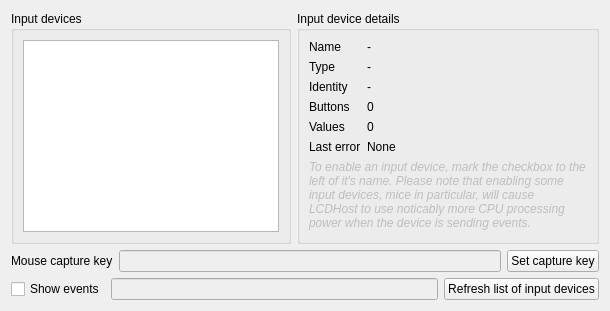
      <widget class="QWidget" name="inputTab">
       <attribute name="title">
        <string>Input</string>
       </attribute>
       <layout class="QVBoxLayout" name="verticalLayout_13" stretch="0,0,0">
        <item>
         <widget class="QWidget" name="widget_2" native="true">
          <layout class="QHBoxLayout" name="horizontalLayout_3" stretch="0,1">
           <property name="leftMargin">
            <number>0</number>
           </property>
           <property name="topMargin">
            <number>0</number>
           </property>
           <property name="rightMargin">
            <number>0</number>
           </property>
           <property name="bottomMargin">
            <number>0</number>
           </property>
           <item>
            <widget class="QGroupBox" name="groupBox_2">
             <property name="title">
              <string>Input devices</string>
             </property>
             <layout class="QVBoxLayout" name="verticalLayout_9">
              <item>
               <widget class="AppListView" name="inputDeviceList"/>
              </item>
             </layout>
            </widget>
           </item>
           <item>
            <widget class="QWidget" name="widget_5" native="true">
             <layout class="QVBoxLayout" name="verticalLayout_10">
              <property name="leftMargin">
               <number>0</number>
              </property>
              <property name="topMargin">
               <number>0</number>
              </property>
              <property name="rightMargin">
               <number>0</number>
              </property>
              <property name="bottomMargin">
               <number>0</number>
              </property>
              <item>
               <widget class="QGroupBox" name="groupBox_5">
                <property name="title">
                 <string>Input device details</string>
                </property>
                <layout class="QVBoxLayout" name="verticalLayout_11">
                 <item>
                  <widget class="QWidget" name="deviceButtonSettings" native="true">
                   <layout class="QFormLayout" name="formLayout_3">
                    <property name="leftMargin">
                     <number>0</number>
                    </property>
                    <property name="topMargin">
                     <number>0</number>
                    </property>
                    <property name="rightMargin">
                     <number>0</number>
                    </property>
                    <property name="bottomMargin">
                     <number>0</number>
                    </property>
                    <item row="0" column="0">
                     <widget class="QLabel" name="label_8">
                      <property name="text">
                       <string>Name</string>
                      </property>
                     </widget>
                    </item>
                    <item row="0" column="1">
                     <widget class="QLabel" name="inputDeviceName">
                      <property name="text">
                       <string>-</string>
                      </property>
                     </widget>
                    </item>
                    <item row="1" column="0">
                     <widget class="QLabel" name="label_25">
                      <property name="text">
                       <string>Type</string>
                      </property>
                     </widget>
                    </item>
                    <item row="1" column="1">
                     <widget class="QLabel" name="inputDeviceType">
                      <property name="text">
                       <string>-</string>
                      </property>
                     </widget>
                    </item>
                    <item row="2" column="0">
                     <widget class="QLabel" name="label_28">
                      <property name="text">
                       <string>Identity</string>
                      </property>
                     </widget>
                    </item>
                    <item row="2" column="1">
                     <widget class="QLabel" name="inputDeviceId">
                      <property name="text">
                       <string>-</string>
                      </property>
                     </widget>
                    </item>
                    <item row="3" column="0">
                     <widget class="QLabel" name="label_26">
                      <property name="text">
                       <string>Buttons</string>
                      </property>
                     </widget>
                    </item>
                    <item row="3" column="1">
                     <widget class="QLabel" name="inputDeviceButtonsCount">
                      <property name="text">
                       <string>0</string>
                      </property>
                     </widget>
                    </item>
                    <item row="4" column="0">
                     <widget class="QLabel" name="label_27">
                      <property name="text">
                       <string>Values</string>
                      </property>
                     </widget>
                    </item>
                    <item row="4" column="1">
                     <widget class="QLabel" name="inputDeviceValuesCount">
                      <property name="text">
                       <string>0</string>
                      </property>
                     </widget>
                    </item>
                    <item row="6" column="0" colspan="2">
                     <widget class="QLabel" name="label_34">
                      <property name="enabled">
                       <bool>false</bool>
                      </property>
                      <property name="font">
                       <font>
                        <italic>true</italic>
                       </font>
                      </property>
                      <property name="text">
                       <string>To enable an input device, mark the checkbox to the left of it's name. Please note that enabling some input devices, mice in particular, will cause LCDHost to use noticably more CPU processing power when the device is sending events.</string>
                      </property>
                      <property name="wordWrap">
                       <bool>true</bool>
                      </property>
                     </widget>
                    </item>
                    <item row="5" column="0">
                     <widget class="QLabel" name="label_30">
                      <property name="text">
                       <string>Last error</string>
                      </property>
                     </widget>
                    </item>
                    <item row="5" column="1">
                     <widget class="QLabel" name="inputDeviceError">
                      <property name="text">
                       <string>None</string>
                      </property>
                     </widget>
                    </item>
                   </layout>
                  </widget>
                 </item>
                </layout>
               </widget>
              </item>
             </layout>
            </widget>
           </item>
          </layout>
         </widget>
        </item>
        <item>
         <layout class="QHBoxLayout" name="horizontalLayout_15">
          <item>
           <widget class="QLabel" name="label_56">
            <property name="text">
             <string>Mouse capture key</string>
            </property>
           </widget>
          </item>
          <item>
           <widget class="QLineEdit" name="inputDeviceMouseKey">
            <property name="enabled">
             <bool>false</bool>
            </property>
           </widget>
          </item>
          <item>
           <widget class="QPushButton" name="inputDeviceMouseKeyButton">
            <property name="text">
             <string>Set capture key</string>
            </property>
           </widget>
          </item>
         </layout>
        </item>
        <item>
         <layout class="QHBoxLayout" name="horizontalLayout_5">
          <item>
           <widget class="QCheckBox" name="inputDeviceShowEvents">
            <property name="text">
             <string>Show events</string>
            </property>
           </widget>
          </item>
          <item>
           <widget class="QLineEdit" name="inputDeviceTestResult">
            <property name="enabled">
             <bool>false</bool>
            </property>
            <property name="sizePolicy">
             <sizepolicy hsizetype="Expanding" vsizetype="Preferred">
              <horstretch>0</horstretch>
              <verstretch>0</verstretch>
             </sizepolicy>
            </property>
            <property name="text">
             <string/>
            </property>
           </widget>
          </item>
          <item>
           <widget class="QPushButton" name="inputDeviceRefreshButton">
            <property name="text">
             <string>Refresh list of input devices</string>
            </property>
           </widget>
          </item>
         </layout>
        </item>
       </layout>
      </widget>
